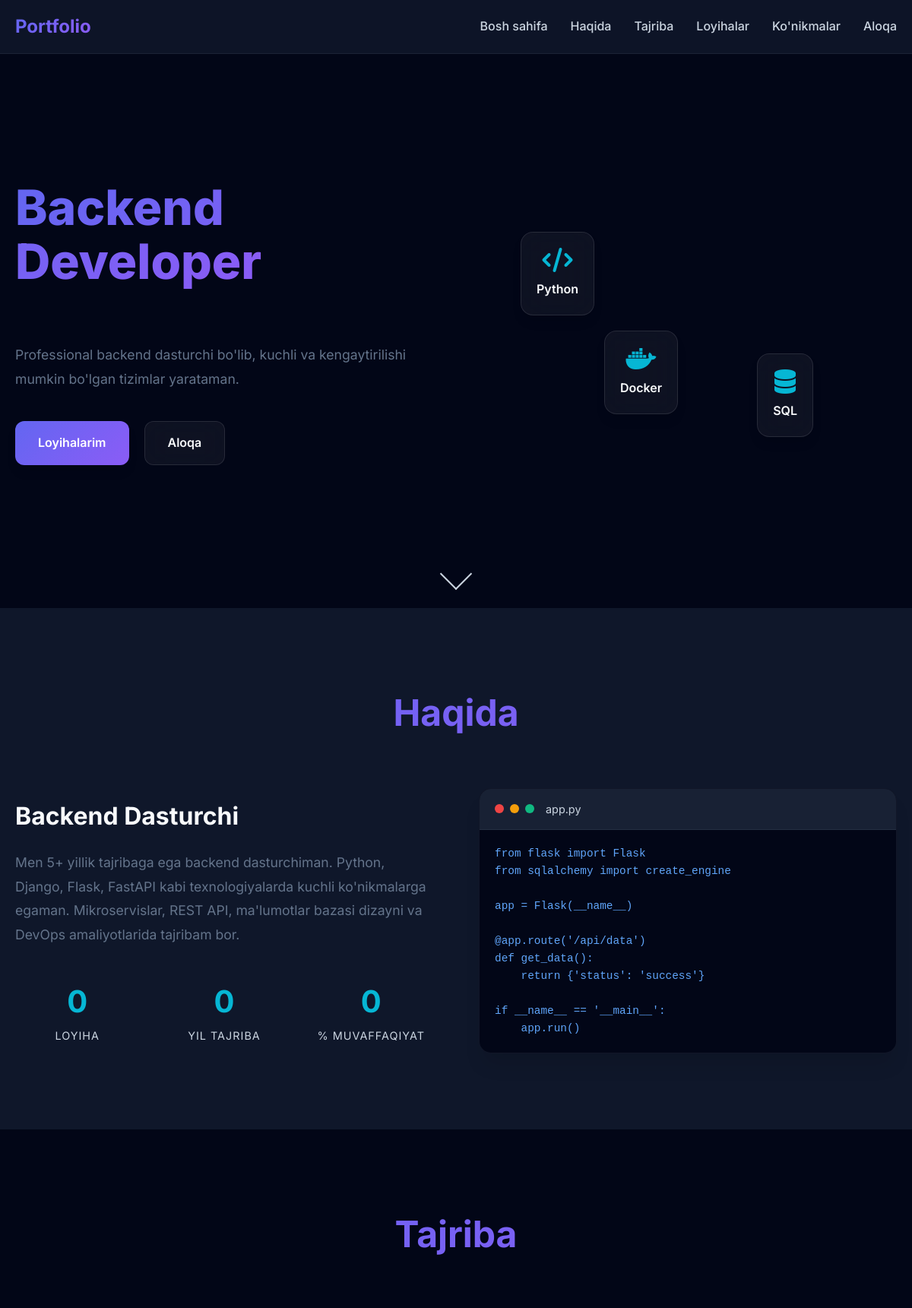
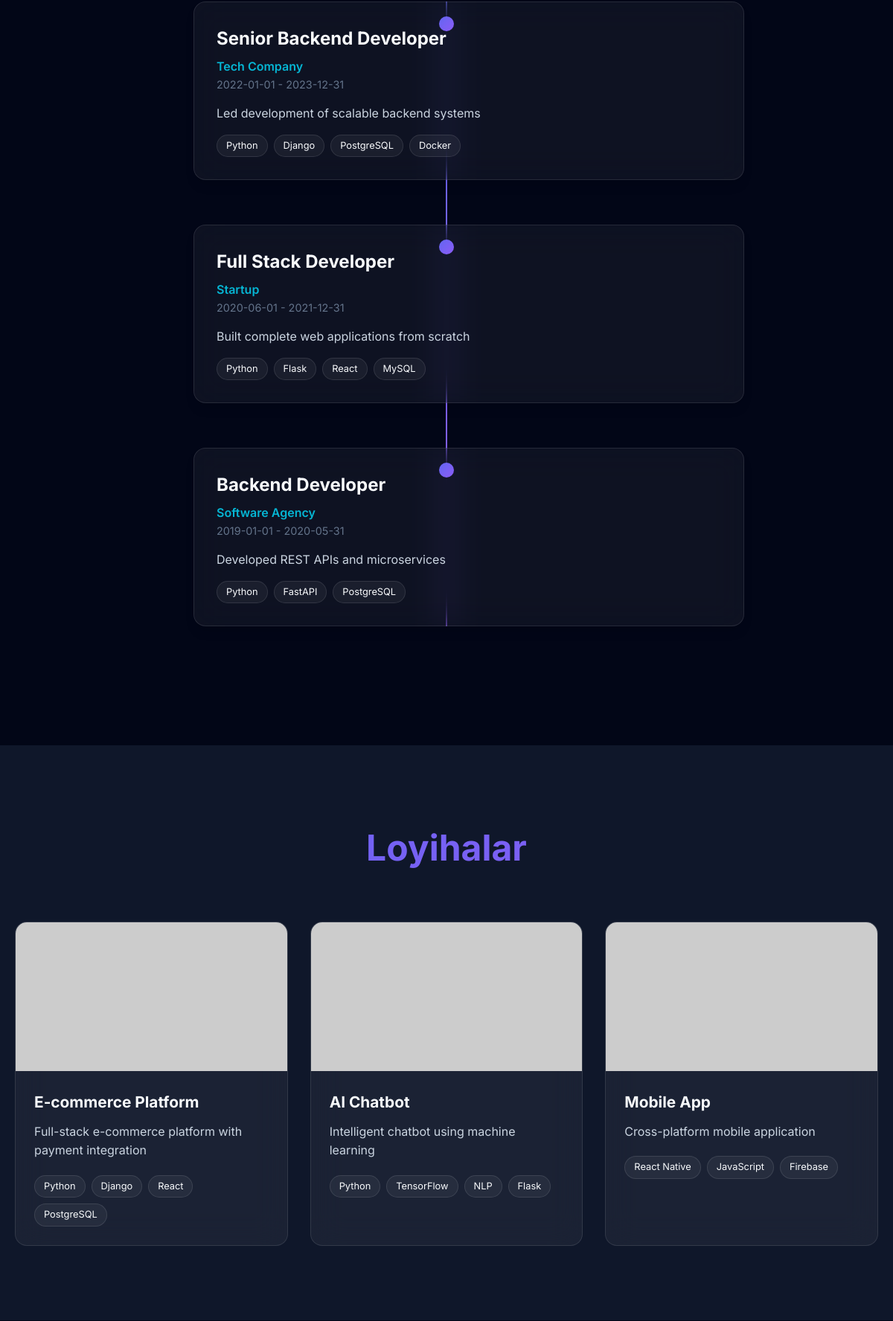
The page / (upper part) on the database its author committed (2 pictures, top to bottom).
### tables this page shows
CREATE TABLE experiences (
            id INTEGER PRIMARY KEY AUTOINCREMENT,
            title TEXT NOT NULL,
            company TEXT NOT NULL,
            description TEXT NOT NULL,
            start_date DATE NOT NULL,
            end_date DATE,
            current BOOLEAN DEFAULT FALSE,
            technologies_used TEXT
        );

CREATE TABLE projects (
            id INTEGER PRIMARY KEY AUTOINCREMENT,
            title TEXT NOT NULL,
            description TEXT,
            image_url TEXT,
            github_url TEXT,
            live_url TEXT,
            technologies TEXT,
            category TEXT,
            featured BOOLEAN DEFAULT FALSE,
            created_at TIMESTAMP DEFAULT CURRENT_TIMESTAMP
        );

### app.py (the view)
@app.route("/")
def index():
    conn = get_db()
    cursor = conn.cursor()
    cursor.execute("SELECT * FROM projects WHERE featured = 1 LIMIT 6")
    projects = [dict(row) for row in cursor.fetchall()]
    cursor.execute("SELECT * FROM skills")
    skills = [dict(row) for row in cursor.fetchall()]
    cursor.execute("SELECT * FROM experiences ORDER BY start_date DESC LIMIT 3")
    experiences = [dict(row) for row in cursor.fetchall()]
    cursor.execute("SELECT * FROM education ORDER BY start_date DESC LIMIT 2")
    education = [dict(row) for row in cursor.fetchall()]
    conn.close()
    return render_template(
        "index.html",
        projects=projects,
        skills=skills,
        experiences=experiences,
        education=education,
    )

### app.py (called while the page is built)
def get_db():
    conn = sqlite3.connect("portfolio.db")
    conn.row_factory = sqlite3.Row
    return conn

### templates/index.html (shortened to what this page needs)
<!DOCTYPE html>
<html lang="uz">
<head>
    <link rel="stylesheet" href="{{ url_for('static', filename='css/style.css') }}">
    <link rel="stylesheet" href="https://cdnjs.cloudflare.com/ajax/libs/font-awesome/6.0.0/css/all.min.css">
    <link rel="stylesheet" href="../static/css/style.css">
</head>
<body>
    <canvas id="bg-canvas"></canvas>
    <nav class="navbar">
        <div class="nav-container">
            <div class="nav-logo">
                <span class="logo-text">Portfolio</span>
            </div>
            <ul class="nav-menu">
                <li><a href="#home" class="nav-link">Bosh sahifa</a></li>
                <li><a href="#about" class="nav-link">Haqida</a></li>
                <li><a href="#experience" class="nav-link">Tajriba</a></li>
                <li><a href="#projects" class="nav-link">Loyihalar</a></li>
                <li><a href="#skills" class="nav-link">Ko'nikmalar</a></li>
                <li><a href="#contact" class="nav-link">Aloqa</a></li>
            </ul>
        </div>
    </nav>
    <section id="home" class="hero">
        <div class="hero-content">
            <div class="hero-text">
                <h1 class="hero-title">
                    <span class="gradient-text">Backend Developer</span>
                </h1>
                <p class="hero-subtitle">
                </p>
                <p class="hero-description">
                    Professional backend dasturchi bo'lib, kuchli va kengaytirilishi mumkin bo'lgan tizimlar yarataman.
                </p>
                <div class="hero-buttons">
                    <a href="#projects" class="btn btn-primary">Loyihalarim</a>
                    <a href="#contact" class="btn btn-secondary">Aloqa</a>
                </div>
            </div>
            <div class="hero-visual">
                <div class="floating-elements">
                    <div class="floating-card" data-speed="0.5">
                        <i class="fas fa-code"></i>
                        <span>Python</span>
                    </div>
                    <div class="floating-card" data-speed="0.3">
                        <i class="fas fa-database"></i>
                        <span>SQL</span>
                    </div>
                    <div class="floating-card" data-speed="0.7">
                        <i class="fab fa-docker"></i>
                        <span>Docker</span>
                    </div>
                </div>
            </div>
        </div>
        <div class="scroll-indicator">
            <div class="scroll-arrow"></div>
        </div>
    </section>
    <section id="about" class="about">
        <div class="container">
            <h2 class="section-title">Haqida</h2>
            <div class="about-content">
                <div class="about-text">
                    <h3>Backend Dasturchi</h3>
                    <p>
                        Men 5+ yillik tajribaga ega backend dasturchiman. Python, Django, Flask, FastAPI kabi
                        texnologiyalarda kuchli ko'nikmalarga egaman. Mikroservislar, REST API, ma'lumotlar bazasi
                        dizayni va DevOps amaliyotlarida tajribam bor.
                    </p>
                    <div class="stats">
                        <div class="stat-item">
                            <span class="stat-number" data-target="50">0</span>
                            <span class="stat-label">Loyiha</span>
                        </div>
                        <div class="stat-item">
                            <span class="stat-number" data-target="5">0</span>
                            <span class="stat-label">Yil Tajriba</span>
                        </div>
                        <div class="stat-item">
                            <span class="stat-number" data-target="100">0</span>
                            <span class="stat-label">% Muvaffaqiyat</span>
                        </div>
                    </div>
                </div>
                <div class="about-visual">
                    <div class="code-editor">
                        <div class="editor-header">
                            <div class="editor-buttons">
                                <span></span>
                                <span></span>
                                <span></span>
                            </div>
                            <div class="editor-title">app.py</div>
                        </div>
                        <div class="editor-content">
                            <pre><code>from flask import Flask
from sqlalchemy import create_engine
app = Flask(__name__)
@app.route('/api/data')
def get_data():
    return {'status': 'success'}
if __name__ == '__main__':
    app.run()</code></pre>
                        </div>
                    </div>
                </div>
            </div>
        </div>
    </section>
    <section id="experience" class="experience">
        <div class="container">
            <h2 class="section-title">Tajriba</h2>
            <div class="timeline">
                {% for experience in experiences %}
                <div class="timeline-item">
                    <div class="timeline-marker"></div>
                    <div class="timeline-content">
                        <div class="timeline-header">
                            <h3>{{ experience.title }}</h3>
                            <span class="company">{{ experience.company }}</span>
                        </div>
                        <div class="timeline-date">
                            {{ experience.start_date }} -
                            {% if experience.current %}Hozirgacha{% else %}{{ experience.end_date }}{% endif %}
                        </div>
                        <p>{{ experience.description }}</p>
                        {% if experience.technologies_used %}
                        <div class="technologies">
                            {% for tech in experience.technologies_used.split(',') %}
                            <span class="tech-tag">{{ tech.strip() }}</span>
                            {% endfor %}
                        </div>
                        {% endif %}
                    </div>
                </div>
                {% endfor %}
            </div>
        </div>
    </section>
    <section id="projects" class="projects">
        <div class="container">
            <h2 class="section-title">Loyihalar</h2>
            <div class="projects-grid">
                {% for project in projects %}
                <div class="project-card" data-tilt>
                    <div class="project-image">
                        <img src="{{ project.image_url }}" alt="{{ project.title }}">
                    </div>
                    <div class="project-content">
                        <h3>{{ project.title }}</h3>
                        <p>{{ project.description }}</p>
                        {% if project.technologies %}
                        <div class="project-tech">
                            {% for tech in project.technologies.split(',') %}
                            <span class="tech-tag">{{ tech.strip() }}</span>
                            {% endfor %}
                        </div>
                        {% endif %}
                    </div>
                </div>
                {% endfor %}
            </div>
        </div>
    </section>
</body>
</html>

### rows shown on the page
experiences: title "Senior Backend Developer", company "Tech Company", start_date "2022-01-01", end_date "2023-12-31", description "Led development of scalable backend systems", strip "Python" "Django" "PostgreSQL" "Docker"
experiences: title "Full Stack Developer", company "Startup", start_date "2020-06-01", end_date "2021-12-31", description "Built complete web applications from scratch", strip "Python" "Flask" "React" "MySQL"
experiences: title "Backend Developer", company "Software Agency", start_date "2019-01-01", end_date "2020-05-31", description "Developed REST APIs and microservices", strip "Python" "FastAPI" "PostgreSQL"
projects: title "E-commerce Platform", description "Full-stack e-commerce platform with payment integration", strip "Python" "Django" "React" "PostgreSQL"
projects: title "AI Chatbot", description "Intelligent chatbot using machine learning", strip "Python" "TensorFlow" "NLP" "Flask"
projects: title "Mobile App", description "Cross-platform mobile application", strip "React Native" "JavaScript" "Firebase"
